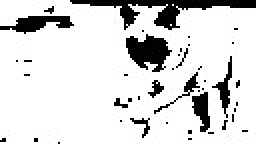
#> input picture images/pug_gray.jpg, 128 x 72 px (shown 2 times larger)
$ python task2.py   (older library calls are emulated)
#> lines starting #> are read from the running program, lines starting #| are printed output that depends on the picture; after the words box and inside, x2 and y2 are one past the last pixel; in counts of white or black regions, pixels touching at a corner belong together
# -*- coding: utf-8 -*-
"""
Created on Wed Nov 14 21:47:39 2018

@author: DELL
"""

# -*- coding: utf-8 -*-
"""
Created on Tue Nov 13 22:30:11 2018

@author: DELL
"""

import numpy as np
import matplotlib.pyplot as plt
from scipy.misc import imread


def dist(x, u):
    return np.exp(x*u)/(np.exp(u) + np.exp(-u))


def add_gaussian_noise(im,prop,varSigma):
    N = int(np.round(np.prod(im.shape)*prop))
    index = np.unravel_index(np.random.permutation(np.prod(im.shape))[1:N],im.shape)
    e = varSigma*np.random.randn(np.prod(im.shape)).reshape(im.shape)
    im2 = np.copy(im)
    im2[index] += e[index]
    return im2


def add_saltnpeppar_noise(im,prop):
    N = int(np.round(np.prod(im.shape)*prop))
    index = np.unravel_index(np.random.permutation(np.prod(im.shape))[1:N],im.shape)
    im2 = np.copy(im)
    im2[index] = 1-im2[index]
    return im2


def neighbours(i,j,M,N,size=8):
    if size==4:
        if (i==0 and j==0):
            n=[(0,1), (1,0)]
        elif i==0 and j==N-1:
            n=[(0,N-2), (1,N-1)]
        elif i==M-1 and j==0:
            n=[(M-1,1), (M-2,0)]
        elif i==M-1 and j==N-1:
            n=[(M-1,N-2), (M-2,N-1)]
        elif i==0:
            n=[(0,j-1), (0,j+1), (1,j)]
        elif i==M-1:
            n=[(M-1,j-1), (M-1,j+1), (M-2,j)]
        elif j==0:
            n=[(i-1,0), (i+1,0), (i,1)]
        elif j==N-1:
            n=[(i-1,N-1), (i+1,N-1), (i,N-2)]
        else:
            n=[(i-1,j), (i+1,j), (i,j-1), (i,j+1)]
        return n
    if size==8:
        if (i==0 and j==0):
            n=[(0,1), (1,1), (1,0)]
        elif i==0 and j==N-1:
            n=[(0,N-2), (1,N-2), (1,N-1)]
        elif i==M-1 and j==0:
            n=[(M-1,1), (M-2,1), (M-2,0)]
        elif i==M-1 and j==N-1:
            n=[(M-1,N-2), (M-2,N-2), (M-2,N-1)]
        elif i==0:
            n=[(0,j-1), (0,j+1), (1,j-1), (1,j+1), (1,j)]
        elif i==M-1:
            n=[(M-1,j-1), (M-1,j+1), (M-2, j-1), (M-2, j+1), (M-2,j)]
        elif j==0:
            n=[(i-1,0), (i+1,0), (i+1,1), (i-1,1), (i,1)]
        elif j==N-1:
            n=[(i-1,N-1), (i+1,N-1), (i-1, N-2), (i+1, N-2), (i,N-2)]
        else:
            n=[(i-1,j), (i-1,j+1), (i-1, j-1), (i+1, j-1), (i+1,j), (i+1,j+1), (i,j-1), (i,j+1)]
        return n
    return -1


def calculateCorrelationNeighbour(img,i,j):
     neighbour_points = neighbours(i, j, img.shape[0], img.shape[1])
     value = 0
     for point in neighbour_points:
         value += img[point[0]][point[1]]
# [4 lines of commented-out code are left out]
     return value #/ len(neighbour_points)


def imshowImage(z):
    z_temp = np.copy(z)
    for i in range(0, z.shape[0]):
        for j in range(0, z.shape[1]):
            if z[i][j] == -1:
                z_temp[i][j] = 0
            else:
                z_temp[i][j] = 1
    return z_temp

# proportion of pixels to alter
prop = 0.7
varSigma = 0.1
im = imread('images/pug_gray.jpg')
#> im is the input picture: shape (72, 128); min 0, max 255, mean 217
im = im/255
fig = plt.figure()
ax = fig.add_subplot(221)
ax.imshow(im,cmap='gray')
plt.title('original image')
plt.xticks([])
plt.yticks([])
im2 = add_gaussian_noise(im,prop,varSigma)
#> in add_gaussian_noise, `im2[index] += e[index]`:
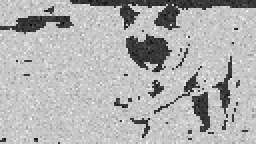
#> im2: shape (72, 128) float64 (shown 2 times larger); min -0.371, max 1.38, mean 0.85; drawn with min black and max white
ax2 = fig.add_subplot(222)
ax2.imshow(im2,cmap='gray')
plt.title('noised image')
plt.xticks([])
plt.yticks([])
#im2 = add_saltnpeppar_noise(im,prop)
#ax3 = fig.add_subplot(223)
mi = np.mean(im2)
#> mi = 0.85
im2[im2>mi] = 1
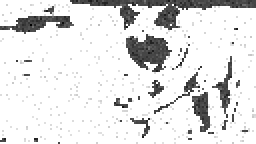
#> im2: shape (72, 128) float64 (shown 2 times larger); min -0.371, max 1, mean 0.845; drawn with min black and max white
im2[im2<=mi] = -1
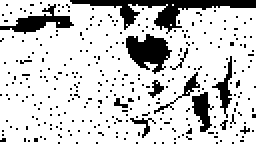
#> im2: shape (72, 128) float64 (shown 2 times larger); values -1 (black) and 1 (white), 81% white; 307 black regions (299 under 20 px), largest, box (x1, y1, x2, y2) and area: (35, 0, 128, 17) 473, (63, 17, 86, 37) 276, (0, 2, 37, 17) 198

# [5 lines of commented-out code are left out]
z = np.copy(im2)
z_store = np.zeros((100, z.shape[0], z.shape[1]))
weight = 5
for t in range(0, 30000):
    z_old = z
    #z_store[t] = z
    i = np.random.randint(0, z.shape[0])
    j = np.random.randint(0, z.shape[1])
    p_numerator = (dist(im2[i][j], 1*weight)*dist(1, calculateCorrelationNeighbour(z_old,i,j)))
    p_denominator = p_numerator + (dist(im2[i][j], -1*weight)*dist(-1, calculateCorrelationNeighbour(z_old,i,j)))
    p = p_numerator / p_denominator
    t = np.random.rand()
    if(p > t):
         z[i][j] = 1
    else:
         z[i][j] = -1
#> this loop made 30000 passes
#> (p_numerator, p_denominator, p) on passes 1 to 3: (1, 1, 1), (1, 1, 1), (1, 1, 1)
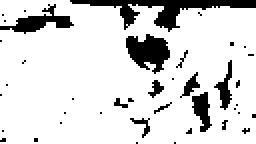
#> z: shape (72, 128) float64 (shown 2 times larger); values -1 (black) and 1 (white), 84.9% white; 41 black regions (33 under 20 px), largest, box (x1, y1, x2, y2) and area: (35, 0, 128, 16) 475, (63, 17, 85, 37) 276, (0, 2, 37, 17) 199
# [15 lines of commented-out code are left out]
ax4 = fig.add_subplot(223)
ax4.imshow(z,cmap='gray')
plt.title('denoised image')
plt.xticks([])
plt.yticks([])

#for i in range(0,30,1):
#    plt.imshow(z_store[i],cmap='gray')
#    plt.show()
